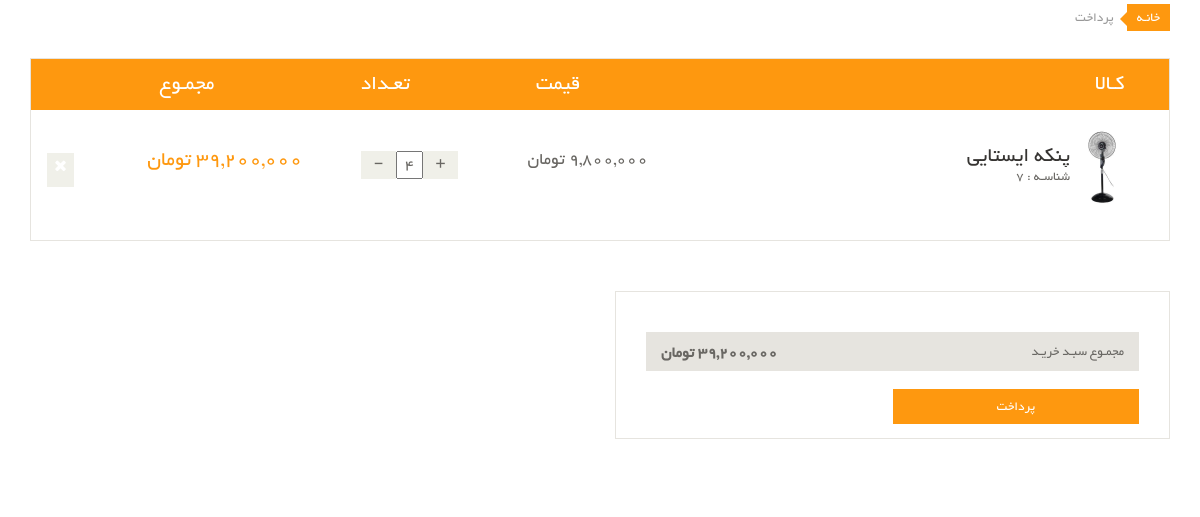
Page /user/user-basket (signed in) on the committed database.
### order_module/models.py (models this page shows, shortened)
class OrderDetail(models.Model):
    order = models.ForeignKey(Order, on_delete=models.CASCADE, verbose_name='سبد خرید')
    product = models.ForeignKey(Product, on_delete=models.CASCADE, verbose_name='محصول')
    final_price = models.IntegerField(null=True, blank=True, verbose_name='قیمت نهایی تکی محصول')
    count = models.IntegerField(verbose_name='تعداد')
    class Meta:
        verbose_name = 'جزییات سبد خرید'
        verbose_name_plural = 'لیست جزییات سبدهای خرید'

### product_module/models.py (models this page shows, shortened)
class Product(models.Model):
    title = models.CharField(max_length=300, verbose_name='نام محصول')
    category = models.ManyToManyField(ProductCategory, related_name='product_categories', verbose_name='دسته بندی ها')
    image = models.ImageField(upload_to='images/products', null=True, blank=True, verbose_name='تصویر محصول')
    brand = models.ForeignKey(ProductBrand, on_delete=models.CASCADE, verbose_name='برند', null=True, blank=True)
    price = models.IntegerField(verbose_name='قیمت')
    short_description = models.CharField(max_length=360, db_index=True, null=True, verbose_name='توضیحات کوتاه')
    description = models.TextField(verbose_name='توضیحات اصلی', db_index=True)
    slug = models.SlugField(default="", null=False, db_index=True, blank=True, max_length=200, unique=True, verbose_name='عنوان در url')
    is_active = models.BooleanField(default=False, verbose_name='فعال / غیرفعال')
    is_delete = models.BooleanField(verbose_name='حذف شده / نشده')
    class Meta:
        verbose_name = 'محصول'
        verbose_name_plural = 'محصولات'

### user_panel_module/views.py (the view)
# urls.py: path('user-basket', views.user_basket, name='user_basket_page'),
@login_required
def user_basket(request: HttpRequest):
    current_order, created = Order.objects.prefetch_related('orderdetail_set').get_or_create(is_paid=False, user_id=request.user.id)
    total_amount = current_order.calculate_total_price()
    context = {
        'order': current_order,
        'sum': total_amount
    }
    return render(request, 'user_panel_module/user_basket.html', context)

### order_module/models.py (called while the page is built)
    def calculate_total_price(self):
        total_amount = 0
        if self.is_paid:
            for order_detail in self.orderdetail_set.all():
                total_amount += order_detail.final_price * order_detail.count
        else:
            for order_detail in self.orderdetail_set.all():
                total_amount += order_detail.product.price * order_detail.count
        return total_amount

### polls/templatetags/poll_extras.py (called while the page is built)
@register.filter(name='three_digits_currency')
def three_digits_currency(value: int):
    return '{:,}'.format(value) + ' تومان'

@register.simple_tag
def multiply(quantity, price, *args, **kwargs):
    return three_digits_currency(quantity * price)

### user_panel_module/templates/user_panel_module/user_basket.html (shortened to what this page needs)
{% extends 'shared/_layout.html' %}
{% load poll_extras %}
{% block content %}
    <div id="order-detail-content">
        {% include 'user_panel_module/user_basket_content.html' %}
    </div>
{% endblock %}

### user_panel_module/templates/user_panel_module/user_basket_content.html (shortened to what this page needs)
{% load poll_extras %}
{% if order.orderdetail_set.all %}
    <section id="cart_items">
        <div class="container">
            <div class="breadcrumbs">
                <ol class="breadcrumb">
                    <li><a href="#">خانـه</a></li>
                    <li class="active">پرداخت</li>
                </ol>
            </div>
            <div class="table-responsive cart_info">
                <table class="table table-condensed">
                    <thead>
                    <tr class="cart_menu">
                        <td class="image">کـالا</td>
                        <td class="description"></td>
                        <td class="price">قیمت</td>
                        <td class="quantity">تعـداد</td>
                        <td class="total">مجمـوع</td>
                        <td></td>
                    </tr>
                    </thead>
                    <tbody>
                    {% for detail in order.orderdetail_set.all %}
                        <tr>
                            <td class="cart_product">
                                <a href=""><img src="{{ detail.product.image.url }}" width="75" alt=""></a>
                            </td>
                            <td class="cart_description">
                                <h4><a href="" class="one-line-text">{{ detail.product.title }}</a></h4>
                                <p>شناسـه : {{ detail.product.id }}</p>
                            </td>
                            <td class="cart_price">
                                <p>{{ detail.product.price|three_digits_currency }}</p>
                            </td>
                            <td class="cart_quantity">
                                <div class="cart_quantity_button">
                                    <a class="cart_quantity_up cursor-pointer"
                                       onclick="changeOrderDetailCount({{ detail.id }}, 'increase')"> + </a>
                                    <input class="cart_quantity_input" type="text" name="quantity"
                                           value="{{ detail.count }}"
                                           autocomplete="off" size="2">
                                    <a class="cart_quantity_down  cursor-pointer"
                                       onclick="changeOrderDetailCount({{ detail.id }}, 'decrease')"> - </a>
                                </div>
                            </td>
                            <td class="cart_total">
                                <p class="cart_total_price"> {% multiply detail.count detail.product.price %} </p>
                            </td>
                            <td class="cart_delete">
                                <a class="cart_quantity_delete" onclick="removeOrderDetail({{ detail.id }})"><i
                                        class="fa fa-times"></i></a>
                            </td>
                        </tr>
                    {% endfor %}
                    </tbody>
                </table>
            </div>
        </div>
    </section>
    <section id="do_action">
        <div class="container">
            <div class="row">
                <div class="col-sm-6">
                    <div class="total_area">
                        <ul>
                            <li>مجمـوع سبـد خریـد <span>{{ sum|three_digits_currency }}</span></li>
                        </ul>
                        <a class="btn btn-default check_out" href="checkout.html">پرداخت</a>
                    </div>
                </div>
            </div>
        </div>
    </section>
{% endif %}

### static/css/main.css (style rules this page uses)
body { font-family: 'BYekan'; font-size: 10pt; position: relative; font-weight: normal; direction: rtl; }
ul li { list-style: none; }
a { -webkit-transition: 300ms; -moz-transition: 300ms; -o-transition: 300ms; transition: 300ms; }
h1, h2, h3, h4, h5, h6 { font-family: 'BYekan', sans-serif; }
#do_action { margin-bottom: 50px; }
.breadcrumbs { position: relative; }
.breadcrumbs .breadcrumb { background: transparent; margin-bottom: 50px; padding-right: 0; }
.breadcrumbs .breadcrumb li a { background: #FE980F; color: #FFFFFF; padding: 3px 10px; }
.breadcrumbs .breadcrumb li a:after { content: ""; height: auto; width: auto; border-width: 8px; border-style: solid; border-color: transparent #FE980F transparent transparent; position: absolute; top: 11px; right: 42px; }
.breadcrumbs .breadcrumb > li + li:before { content: " "; }
#cart_items .cart_info { border: 1px solid #E6E4DF; margin-bottom: 50px }
#cart_items .cart_info .cart_menu { background: #FE980F; color: #fff; font-size: 16pt; font-family: 'BYekan', sans-serif; font-weight: normal; text-align: center; }
#cart_items .cart_info .table.table-condensed thead tr { height: 51px; }
#cart_items .cart_info .table.table-condensed tr { border-bottom: 1px solid #F7F7F0 }
#cart_items .cart_info .table.table-condensed tr:last-child { border-bottom: 0 }
.cart_info table tr td { border-top: 0 none; vertical-align: inherit; }
#cart_items .cart_info .image { padding-right: 30px; }
#cart_items .cart_info .cart_description h4 { margin-bottom: 0 }
#cart_items .cart_info .cart_description h4 a { color: #363432; font-family: 'BYekan', sans-serif; font-size: 16pt; font-weight: normal; }
#cart_items .cart_info .cart_description p { color: #696763 }
#cart_items .cart_info .cart_price p { color: #696763; font-size: 18px }
#cart_items .cart_info .cart_total_price { color: #FE980F; font-size: 16pt; }
.cart_product { display: block; margin: 15px 25px 10px -50px; }
.cart_quantity_button a { background: #F0F0E9; color: #696763; display: inline-block; font-size: 16px; height: 28px; overflow: hidden; text-align: center; width: 35px; float: right; }
.cart_quantity_input { color: #696763; float: right; font-size: 16px; text-align: center; font-family: 'BYekan', sans-serif; }
.cart_delete { display: block; margin-right: -12px; overflow: hidden; }
.cart_delete a { background: #F0F0E9; color: #FFFFFF; padding: 5px 7px; font-size: 16px }
#do_action .col-sm-6 { float: right !important; }
#do_action .total_area { padding-bottom: 14px !important; }
#do_action .total_area span { font-weight: bold; font-size: 12pt; }
#do_action .total_area, #do_action .chose_area { border: 1px solid #E6E4DF; color: #696763; padding: 30px; margin-bottom: 50px; }
.total_area span { float: left; }
.total_area ul { padding-right: 0px; }
.total_area ul li { background: #E6E4DF; color: #696763; margin-top: 10px; padding: 10px 15px; }
.update, .check_out { background: #FE980F; border-radius: 0; color: #FFFFFF; margin-top: 8px; border: none; padding: 8px 15px; font-size: 10pt; }
.total_area .btn { width: 50% }
.one-line-text { text-align: right; text-overflow: ellipsis; overflow: hidden; width: 280px; display: -webkit-box; -webkit-line-clamp: 1; -webkit-box-orient: vertical; }

### static/css/custom.css (style rules this page uses)
ul { padding-right: 0; }
.cursor-pointer { cursor: pointer; }

### rows in the picture
OrderDetail: product.image (picture), product "پنکه ایستایی", product.id "7", product.price|three_digits_currency "9,800,000 تومان", quantity "4", count+product "39,200,000 تومان"

### other values in the picture
{{ sum|three_digits_currency }} "39,200,000 تومان"
